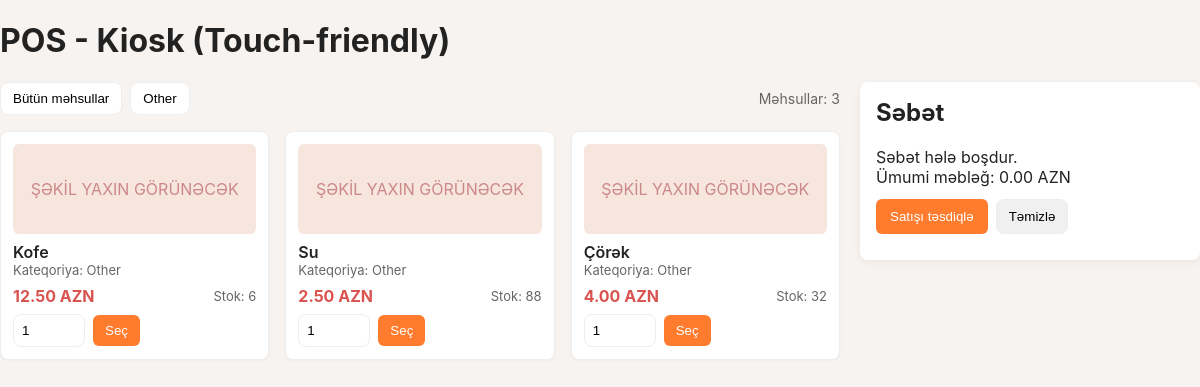
The page / on the database its author committed.
### tables this page shows
CREATE TABLE products (
                id INTEGER PRIMARY KEY AUTOINCREMENT,
                name TEXT NOT NULL,
                price REAL NOT NULL,
                stock INTEGER NOT NULL DEFAULT 0
            , category TEXT DEFAULT 'Other');

### app.py (the view)
@app.route("/")
def products_page():
    init_db()
    conn = get_db()
    database_url, _ = get_db_config()
    if database_url:
        cur = conn.cursor()
        try:
            cur.execute("SELECT id, name, category, price, stock FROM products ORDER BY id")
            products = cur.fetchall()
            cur.execute("SELECT DISTINCT category FROM products ORDER BY category")
            categories = [r[0] for r in cur.fetchall()]
        finally:
            cur.close()
    else:
        products_sql = (
            "SELECT id, name, category, price, stock "
            "FROM products ORDER BY id"
        )
        cur = conn.cursor()
        try:
            cur.execute(products_sql)
            products = cur.fetchall()
            categories_sql = (
                "SELECT DISTINCT category FROM products "
                "ORDER BY category"
            )
            cur.execute(categories_sql)
            categories = [r[0] for r in cur.fetchall()]
        finally:
            cur.close()
    return render_template("products.html", products=products, categories=categories)

### app.py (called while the page is built)
def get_db_config():
    database_url = os.getenv("DATABASE_URL")
    sqlite_db_path = os.getenv("SQLITE_DB_PATH", str(Path(__file__).parent / "app.db"))
    return database_url, sqlite_db_path

def get_db():
    if "db" not in g:
        database_url, sqlite_db_path = get_db_config()
        if database_url:
            conn = psycopg2.connect(database_url, cursor_factory=RealDictCursor)
            conn.autocommit = False
        else:
            conn = sqlite3.connect(sqlite_db_path)
            conn.row_factory = sqlite3.Row
        g.db = conn
    return g.db

def init_db():
    conn = get_db()
    database_url, _ = get_db_config()
    if database_url:
        _create_tables_postgres(conn)
    else:
        _create_tables_sqlite(conn)

### templates/products.html (shortened to what this page needs)
<!doctype html>
<html lang="az">
  <head>
  </head>
  <body>
    <h1>POS - Kiosk (Touch-friendly)</h1>
    <div class="layout-row">
      <main style="flex:1">
        <section style="margin-bottom:16px">
          <div style="display:flex; gap:8px; flex-wrap:wrap; align-items:center">
            <button class="btn" onclick="filterCategory('All')">Bütün məhsullar</button>
            {% for cat in categories %}
              <button class="btn" onclick="filterCategory('{{ cat }}')">{{ cat }}</button>
            {% endfor %}
            <div style="margin-left:auto; font-size:14px; color:#666">Məhsullar: {{ products|length }}</div>
          </div>
        </section>
        <section id="products-grid" style="display:grid; grid-template-columns: repeat(auto-fill,minmax(220px,1fr)); gap:16px">
          {% for product in products %}
            <div class="card" data-category="{{ product.category }}" style="border:1px solid #eee; padding:12px; border-radius:8px; background:#fff; box-shadow:0 1px 3px rgba(0,0,0,0.03)">
              <div style="height:90px; background:#f7e6de; border-radius:6px; display:flex; align-items:center; justify-content:center; color:#c88; margin-bottom:8px">ŞƏKİL YAXIN GÖRÜNƏCƏK</div>
              <div style="font-weight:600">{{ product.name }}</div>
              <div style="font-size:13px; color:#666">Kateqoriya: {{ product.category }}</div>
              <div style="margin-top:8px; display:flex; justify-content:space-between; align-items:center">
                <div style="font-weight:700; color:#d9534f">{{ "%.2f" | format(product.price) }} AZN</div>
                <div style="font-size:13px; color:#666">Stok: <span id="stock-{{ product.id }}">{{ product.stock }}</span></div>
              </div>
              <div style="margin-top:8px; display:flex; gap:8px; align-items:center">
                <input type="number" min="1" value="1" class="qty-input" id="qty-{{ product.id }}" placeholder="Miqdar" title="Miqdar" aria-label="Miqdar for {{ product.name }}">
                <button class="btn" style="background:#ff7b2d; color:white; border:none; padding:8px 12px; border-radius:6px" type="button" data-id="{{ product.id }}" data-name="{{ product.name }}" data-price="{{ product.price }}" onclick="addToCart(this)">Seç</button>
              </div>
            </div>
          {% endfor %}
        </section>
      </main>
      <aside style="width:340px; position:sticky; top:20px">
        <div class="cart-box" style="border-radius:8px; box-shadow:0 2px 8px rgba(0,0,0,0.06); padding:16px; background:#fff">
          <h2 style="margin-top:0">Səbət</h2>
          <div id="cart-items">Səbət hələ boşdur.</div>
          <div class="total" id="cart-total">Ümumi məbləğ: 0.00 AZN</div>
          <div style="margin-top:12px; display:flex; gap:8px">
            <button class="btn" type="button" onclick="checkout()" style="background:#ff7b2d; color:white; border:none; padding:10px 14px; border-radius:6px">Satışı təsdiqlə</button>
            <button class="btn" type="button" onclick="cart.length=0; renderCart();" style="background:#f0f0f0;">Təmizlə</button>
          </div>
        </div>
      </aside>
    </div>
  </body>
</html>

### templates/products.html (style rules this page uses)
:root { --bg:#f6f3f0;--card:#ffffff;--accent:#ff7b2d;--muted:#7a7a7a }
* { box-sizing:border-box }
body { font-family:Inter, system-ui, -apple-system, "Segoe UI", Roboto, "Helvetica Neue", Arial; margin:0;background:var(--bg);color:#222 }
main { flex:1 }
aside { width:360px }
.btn { background:#fff;border:1px solid #eee;padding:8px 12px;border-radius:8px;cursor:pointer }
.card { background:var(--card);border-radius:10px;padding:12px;box-shadow:0 6px 20px rgba(24,24,24,0.04);display:flex;flex-direction:column }
.qty-input { width:72px;padding:8px;border-radius:8px;border:1px solid #eee }
.cart-box { background:var(--card);padding:18px;border-radius:10px;box-shadow:0 6px 24px rgba(24,24,24,0.05) }
.layout-row { display:flex;gap:20px }
aside { width:340px;position:sticky;top:20px }
#products-grid { display:grid;grid-template-columns:repeat(auto-fill,minmax(220px,1fr));gap:16px }

### rows shown on the page
products: name "Kofe", category "Other", price "12.50", stock "6", id "1"
products: name "Su", category "Other", price "2.50", stock "88"
products: name "Çörək", category "Other", price "4.00", stock "32"

### other values the page prints
{{ cat }} "Other"
{{ products|length }} "3"
